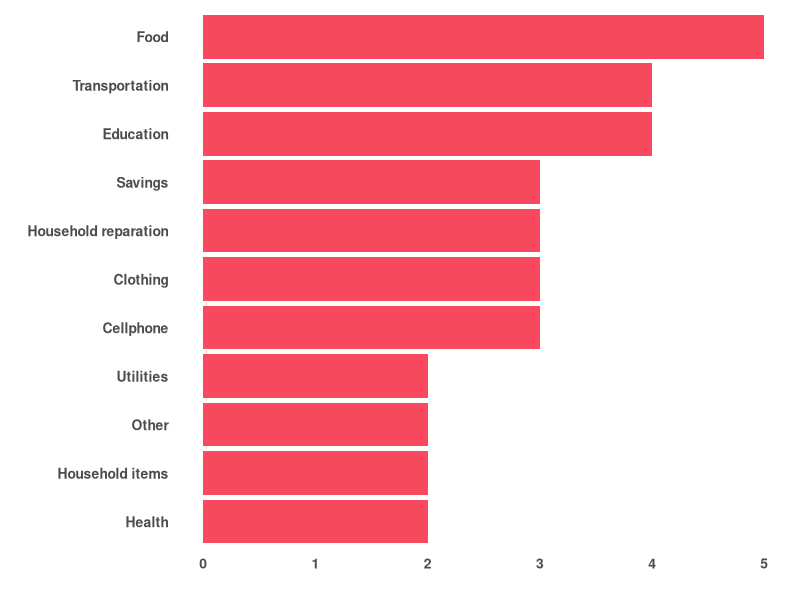
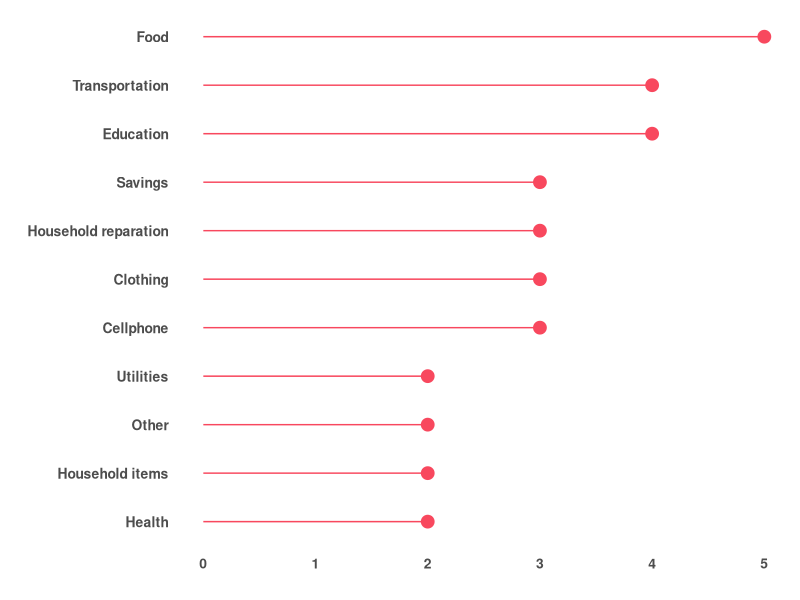
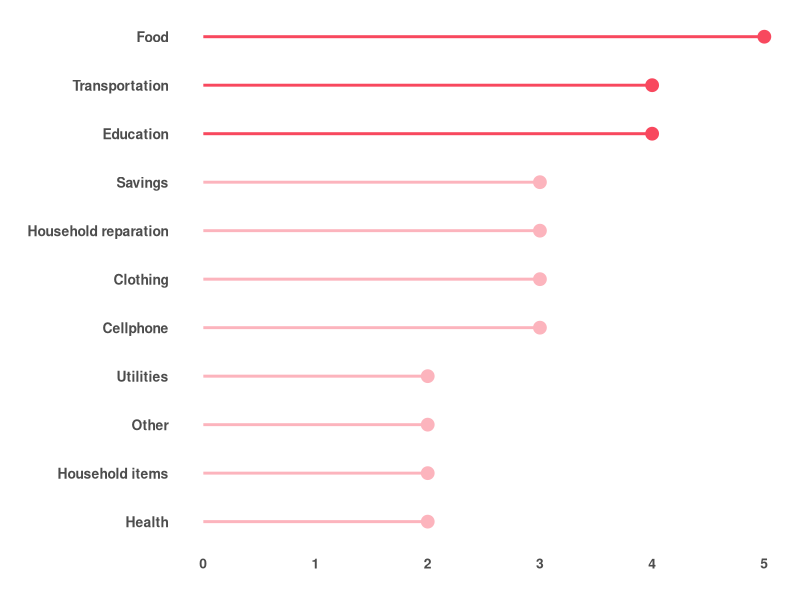

Write R code to recreate these figures, in order.
# Bar plot and lollipop of Expenses of CFW

#Create dataframe
library(ggplot2)
spending <- data.frame(
  category = c("Food", "Education", "Transportation", "Cellphone", "Household reparation", "Clothing", "Savings", "Household items", "Health", "Utilities", "Other"),
  frequency = c(5, 4, 4, 3, 3, 3, 3, 2, 2, 2, 2)
)


#Simple barplot
ggplot(spending, aes(x = reorder(category, frequency), y = frequency)) +
  geom_bar(stat = "identity", fill = "#f8485e") +
  labs(x = "", y = "") +
  coord_flip() +
  theme_minimal()+
  theme(panel.grid.major = element_blank(),
        panel.grid.minor = element_blank(),
        axis.text.x = element_text(face = "bold", size = 10),
        axis.text.y = element_text(face = "bold", size = 10))

#Lollipop
ggplot(spending, aes(x = reorder(category, frequency), y = frequency)) +
  geom_segment(aes(xend = reorder(category, frequency), yend = 0), color = "#f8485e") +
  geom_point(size = 4, color = "#f8485e") +
  labs(x = "", y = "") +
  coord_flip() +
  theme_minimal() +
  theme(panel.grid.major = element_blank(),
        panel.grid.minor = element_blank(),
        axis.text.x = element_text(face = "bold", size = 10),
        axis.text.y = element_text(face = "bold", size = 10))


#Lollipop with different colors for top categories

# Assigning colors: for Food, Education, and Transportation, and for the others
spending$color <- ifelse(spending$category %in% c("Food", "Transportation", "Education"), "#f8485e", "#fcb4bd")

#lollipop
ggplot(spending, aes(x = reorder(category, frequency), y = frequency)) +
  geom_segment(aes(xend = reorder(category, frequency), yend = 0, color = color), size = 1) +  # Use color mapping for lines
  geom_point(aes(color = color), size = 4) +  # Use color mapping for points
  scale_color_identity() +  # Keep the colors as specified in the 'color' column
  labs(x = "", y = "") +
  coord_flip() +
  theme_minimal() +
  theme(panel.grid.major = element_blank(),
        panel.grid.minor = element_blank(),
        axis.text.x = element_text(face = "bold", size = 10),
        axis.text.y = element_text(face = "bold", size = 10))